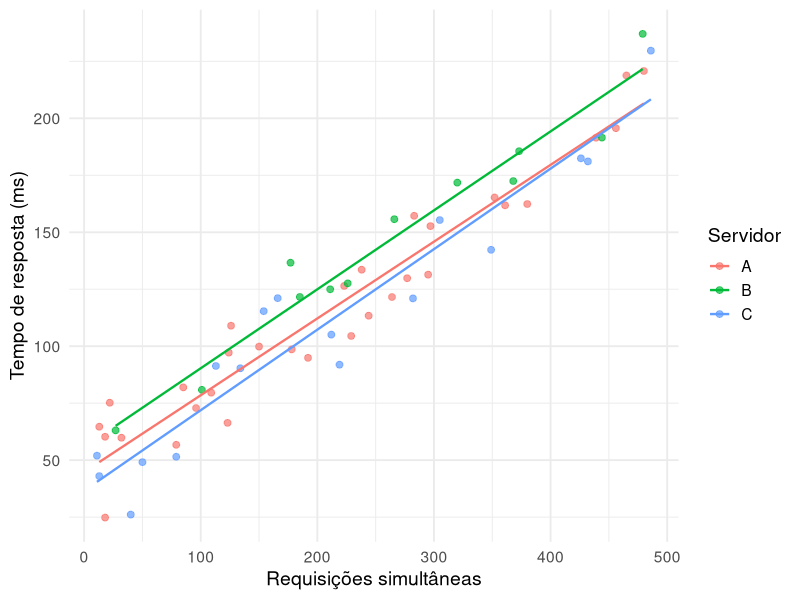
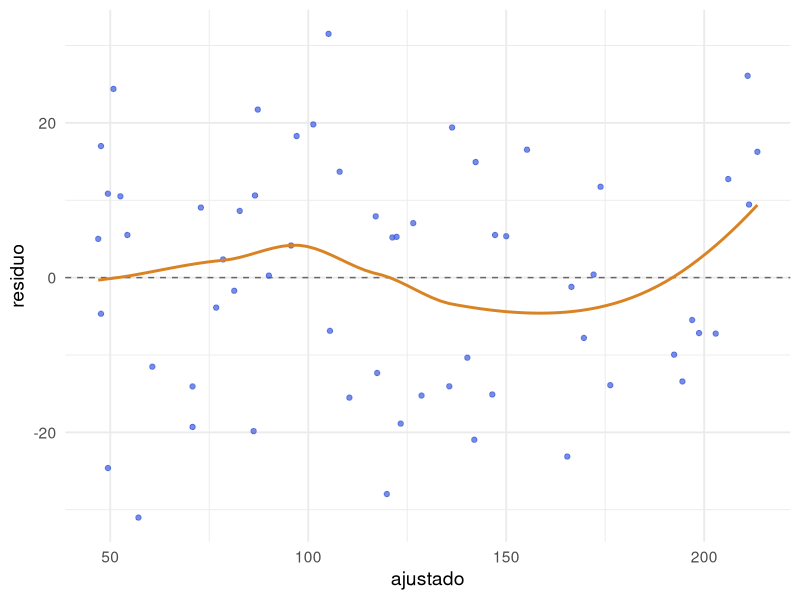

These figures' R source, in order:
## ---- chunk 1
options(html.tag.transform.rmarkdown = TRUE)
knitr::opts_chunk$set(echo = TRUE, warning = FALSE, message = FALSE, fig.retina = 2)
suppressPackageStartupMessages({
  library(tidyverse)
  library(kableExtra)
})
## ---- chunk 2
set.seed(2026)
n <- 60
dados_api <- tibble(
  id = 1:n,
  requisicoes = round(runif(n, 10, 500)),
  servidor = factor(sample(c("A", "B", "C"), n, replace = TRUE), levels = c("A", "B", "C"))
) %>%
  mutate(tempo_resposta = 42 + 0.35 * requisicoes +
           c(A = 0, B = 15, C = -8)[as.character(servidor)] + rnorm(n, 0, 12))
## ---- chunk 3
ggplot(dados_api, aes(x = requisicoes, y = tempo_resposta, color = servidor)) +
  geom_point(alpha = 0.7, size = 2) +
  geom_smooth(method = "lm", se = FALSE, linewidth = 0.8) +
  labs(x = "Requisições simultâneas", y = "Tempo de resposta (ms)", color = "Servidor") +
  theme_minimal(base_size = 14)
## ---- chunk 4
X <- model.matrix(~ requisicoes, data = dados_api)   # a matriz de delineamento, explícita
X[1:4, ]

Y <- dados_api$tempo_resposta
beta_hat <- solve(t(X) %*% X) %*% t(X) %*% Y
t(beta_hat)

coef(lm(tempo_resposta ~ requisicoes, data = dados_api))
## ---- chunk 5
contrastes_completos <- contrasts(dados_api$servidor, contrasts = FALSE)
X_sobre <- model.matrix(~ servidor, data = dados_api,
                         contrasts.arg = list(servidor = contrastes_completos))
X_sobre[1:4, ]
c(colunas = ncol(X_sobre), posto = qr(X_sobre)$rank)
## ---- chunk 6
mod_trat <- lm(tempo_resposta ~ servidor, data = dados_api)
mod_soma <- lm(tempo_resposta ~ servidor, data = dados_api,
                contrasts = list(servidor = "contr.sum"))

rbind(trat = coef(mod_trat), soma = coef(mod_soma))   # betas diferentes...
max(abs(fitted(mod_trat) - fitted(mod_soma)))          # ...ajustados identicos
## ---- chunk 7
mod_simples <- lm(tempo_resposta ~ requisicoes, data = dados_api)
e <- residuals(mod_simples)

c(soma_residuos = sum(e), produto_com_x = sum(e * dados_api$requisicoes))
## ---- chunk 8
tibble(ajustado = fitted(mod_simples), residuo = e) %>%
  ggplot(aes(x = ajustado, y = residuo)) +
  geom_hline(yintercept = 0, linetype = "dashed", color = "gray40") +
  geom_point(alpha = 0.7, color = "#3b5bdb") +
  geom_smooth(se = FALSE, method = "loess", formula = y ~ x, color = "#d98324") +
  theme_minimal(base_size = 14)
## ---- chunk 9
# lambda'beta = mu + alpha_A (média do servidor A), via a'Y
a <- as.numeric(dados_api$servidor == "A") / sum(dados_api$servidor == "A")
lambda_hat <- t(a) %*% dados_api$tempo_resposta

c(via_a_transposto_Y = as.numeric(lambda_hat),
  media_direta        = mean(dados_api$tempo_resposta[dados_api$servidor == "A"]))
## ---- chunk 10
XtX <- t(X_sobre) %*% X_sobre     # deficiente em posto: 4 colunas, posto 3

svd_XtX <- svd(XtX)               # svd() devolve u, d (vetor) e v: XtX = u %*% diag(d) %*% t(v)
svd_XtX$d                         # 4o valor singular ~ 0 -> confirma posto 3

d_inv <- ifelse(svd_XtX$d > 1e-8, 1 / svd_XtX$d, 0)
XtX_svd  <- svd_XtX$v %*% diag(d_inv) %*% t(svd_XtX$u)   # A+ = V D+ U'
XtX_ginv <- MASS::ginv(XtX)                              # a "caixa-preta"

max(abs(XtX_svd - XtX_ginv))
